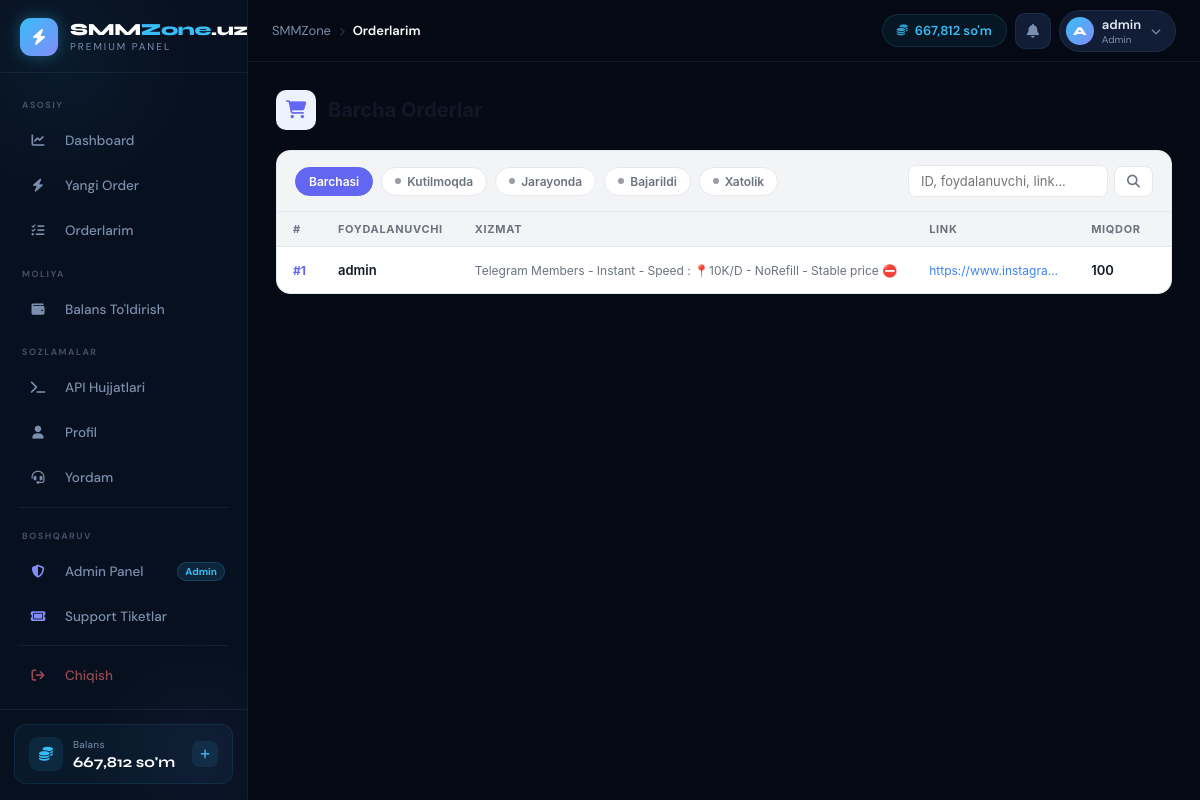
Page /admin/orders (signed in) on the committed database.
### tables this page shows
CREATE TABLE users (
    id           INTEGER PRIMARY KEY AUTOINCREMENT,
    username     TEXT UNIQUE NOT NULL,
    email        TEXT UNIQUE NOT NULL,
    password     TEXT NOT NULL,
    balance      REAL DEFAULT 0,
    role         TEXT DEFAULT 'user',
    api_key      TEXT UNIQUE,
    total_spent  REAL DEFAULT 0,
    total_orders INTEGER DEFAULT 0,
    ref_code     TEXT UNIQUE,
    referred_by  INTEGER,
    ref_earnings REAL DEFAULT 0,
    is_active    INTEGER DEFAULT 1,
    created_at   TEXT DEFAULT (datetime('now'))
);

CREATE TABLE orders (
    id              INTEGER PRIMARY KEY AUTOINCREMENT,
    user_id         INTEGER NOT NULL,
    service_id      INTEGER NOT NULL,
    provider_order_id TEXT,
    link            TEXT NOT NULL,
    quantity        INTEGER NOT NULL,
    price           REAL NOT NULL,
    start_count     INTEGER DEFAULT 0,
    remains         INTEGER DEFAULT 0,
    status          TEXT DEFAULT 'Pending',
    note            TEXT,
    created_at      TEXT DEFAULT (datetime('now')),
    updated_at      TEXT DEFAULT (datetime('now')),
    FOREIGN KEY(user_id)    REFERENCES users(id),
    FOREIGN KEY(service_id) REFERENCES services(id)
);

CREATE TABLE services (
    id              INTEGER PRIMARY KEY AUTOINCREMENT,
    category_id     INTEGER NOT NULL,
    provider_id     INTEGER,
    name            TEXT NOT NULL,
    description     TEXT,
    type            TEXT DEFAULT 'Default',
    platform        TEXT,
    price_per_1000  REAL NOT NULL,
    min_order       INTEGER DEFAULT 10,
    max_order       INTEGER DEFAULT 100000,
    is_active       INTEGER DEFAULT 1,
    created_at      TEXT DEFAULT (datetime('now')), name_uz TEXT, description_uz TEXT, is_recommended INTEGER DEFAULT 0,
    FOREIGN KEY(category_id) REFERENCES categories(id)
);

### services/admin_service.py (the view)
@admin_bp.route("/orders")
@admin_required
def orders():
    db     = get_db()
    status = request.args.get("status", "")
    q      = request.args.get("q", "")
    page   = max(1, int(request.args.get("page", 1)))
    limit  = 50
    where, params = [], []
    if status:
        where.append("o.status=?")
        params.append(status)
    if q:
        where.append("(u.username LIKE ? OR o.link LIKE ? OR CAST(o.id AS TEXT)=?)")
        params += [f"%{q}%", f"%{q}%", q]
    where_sql = (" WHERE " + " AND ".join(where)) if where else ""
    sql = (
        "SELECT o.id, o.status, o.price, o.quantity, o.link, o.created_at, "
        "u.username, s.name as svc_name "
        "FROM orders o "
        "JOIN users u ON o.user_id=u.id "
        "JOIN services s ON o.service_id=s.id"
        + where_sql
        + " ORDER BY o.created_at DESC LIMIT ? OFFSET ?"
    )
    rows  = r2l(db.execute(sql, params + [limit, (page-1)*limit]).fetchall())
    total = db.execute(
        "SELECT COUNT(*) FROM orders o JOIN users u ON o.user_id=u.id" + where_sql, params
    ).fetchone()[0]
    return render_template("admin/orders.html", orders=rows, page=page,
                           total=total, limit=limit, status=status, q=q)

### database/db.py (called while the page is built)
def get_db():
    if "db" not in g:
        g.db = sqlite3.connect(DATABASE)
        g.db.row_factory = sqlite3.Row
    return g.db

def r2l(rows):
    return [dict(row) for row in rows]

### main.py (called while the page is built)
@app.context_processor
def inject_globals():
    user_balance = 0
    if "user_id" in session:
        db = get_db()
        u  = db.execute("SELECT balance FROM users WHERE id=?", (session["user_id"],)).fetchone()
        if u: user_balance = u["balance"]
        session["balance"] = user_balance
    return {"site_name": Config.SITE_NAME, "user_balance": user_balance}

### templates/admin/orders.html (shortened to what this page needs)
{% extends "base.html" %}
{% block content %}
<div class="ao-wrap">
  <div class="ao-header">
    <div class="ao-header-icon"><i class="fas fa-shopping-cart"></i></div>
    <h1>Barcha Orderlar</h1>
  </div>
  <div class="ao-card">
    <div class="ao-toolbar">
      {% for st, lb in [("","Barchasi"),("Pending","Kutilmoqda"),("Processing","Jarayonda"),("Completed","Bajarildi"),("Failed","Xatolik")] %}
      <a href="/admin/orders?status={{ st }}{% if q %}&q={{ q }}{% endif %}"
         class="ao-filter {% if status == st %}active{% endif %}">
        {% if st %}<span class="dot"></span>{% endif %}
        {{ lb }}
      </a>
      {% endfor %}
      <form action="/admin/orders" method="get" class="ao-search">
        <input name="q" value="{{ q }}" class="ao-search-input"
               placeholder="ID, foydalanuvchi, link...">
        <button type="submit" class="ao-search-btn"><i class="fas fa-search"></i></button>
      </form>
    </div>
    <div class="ao-table-wrap">
      <table class="ao-table">
        <thead>
          <tr>
            <th>#</th>
            <th>Foydalanuvchi</th>
            <th>Xizmat</th>
            <th>Link</th>
            <th>Miqdor</th>
            <th>Narx</th>
          </tr>
        </thead>
        <tbody>
        {% for o in orders %}
        <tr>
          <td><span class="ao-id">#{{ o.id }}</span></td>
          <td><span class="ao-user">{{ o.username }}</span></td>
          <td><span class="ao-svc" title="{{ o.svc_name }}">{{ o.svc_name }}</span></td>
          <td><a href="{{ o.link }}" target="_blank" class="ao-link" title="{{ o.link }}">{{ o.link }}</a></td>
          <td><span class="ao-qty">{{ "{:,}".format(o.quantity) }}</span></td>
          <td><span class="ao-price">{{ "{:,.0f}".format(o.price) }}</span></td>
        </tr>
        {% endfor %}
        </tbody>
      </table>
    </div>
  </div>
</div>
{% endblock %}

### templates/base.html (shortened to what this page needs)
<!DOCTYPE html>
<html lang="uz">
<head>
<link rel="stylesheet" href="https://cdnjs.cloudflare.com/ajax/libs/font-awesome/6.5.0/css/all.min.css">
</head>
<body>
{% if 'user_id' in session %}
<aside class="sidebar" id="sidebar">
  <a href="/dashboard" class="sidebar-brand">
    <div class="brand-icon"><i class="fas fa-bolt"></i></div>
    <div class="brand-text">
      <div class="brand-name">SMM<span>Zone</span>.uz</div>
      <div class="brand-tag">PREMIUM PANEL</div>
    </div>
  </a>
  <nav class="sidebar-nav">
    <div class="nav-section-label">Asosiy</div>
    <a href="/dashboard" class="nav-item {% if request.path == '/dashboard' %}active{% endif %}">
      <div class="nav-item-icon"><i class="fas fa-chart-line"></i></div>
      <span class="nav-item-label">Dashboard</span>
    </a>
    <a href="/new-order" class="nav-item {% if request.path == '/new-order' %}active{% endif %}">
      <div class="nav-item-icon"><i class="fas fa-bolt"></i></div>
      <span class="nav-item-label">Yangi Order</span>
    </a>
    <a href="/orders" class="nav-item {% if request.path == '/orders' %}active{% endif %}">
      <div class="nav-item-icon"><i class="fas fa-list-check"></i></div>
      <span class="nav-item-label">Orderlarim</span>
    </a>
    <div class="nav-section-label">Moliya</div>
    <a href="/add-funds" class="nav-item {% if request.path == '/add-funds' %}active{% endif %}">
      <div class="nav-item-icon"><i class="fas fa-wallet"></i></div>
      <span class="nav-item-label">Balans To'ldirish</span>
    </a>
    <div class="nav-section-label">Sozlamalar</div>
    <a href="/api-docs" class="nav-item {% if request.path == '/api-docs' %}active{% endif %}">
      <div class="nav-item-icon"><i class="fas fa-terminal"></i></div>
      <span class="nav-item-label">API Hujjatlari</span>
    </a>
    <a href="/profile" class="nav-item {% if request.path == '/profile' %}active{% endif %}">
      <div class="nav-item-icon"><i class="fas fa-user"></i></div>
      <span class="nav-item-label">Profil</span>
    </a>
    <a href="/support" class="nav-item {% if request.path == '/support' %}active{% endif %}">
      <div class="nav-item-icon"><i class="fas fa-headset"></i></div>
      <span class="nav-item-label">Yordam</span>
    </a>
    {% if session.role == 'admin' %}
    <div class="nav-section-label">Boshqaruv</div>
    <a href="/admin/" class="nav-item is-admin {% if request.path == '/admin/' %}active{% endif %}">
      <div class="nav-item-icon"><i class="fas fa-shield-halved"></i></div>
      <span class="nav-item-label">Admin Panel</span>
      <span class="nav-item-badge">Admin</span>
    </a>
    <a href="/admin/support" class="nav-item is-admin {% if request.path == '/admin/support' %}active{% endif %}">
      <div class="nav-item-icon"><i class="fas fa-ticket"></i></div>
      <span class="nav-item-label">Support Tiketlar</span>
    </a>
    {% endif %}
    <a href="/logout" class="nav-item is-logout">
      <div class="nav-item-icon"><i class="fas fa-arrow-right-from-bracket"></i></div>
      <span class="nav-item-label">Chiqish</span>
    </a>
  </nav>
  <div class="sidebar-footer">
    <div class="sidebar-balance">
      <div class="sb-bal-icon"><i class="fas fa-coins"></i></div>
      <div>
        <div class="sb-bal-label">Balans</div>
        <div class="sb-bal-val">{{ "{:,.0f}".format(user_balance) }} so'm</div>
      </div>
      <a href="/add-funds" class="sb-bal-link" title="To'ldirish">
        <i class="fas fa-plus"></i>
      </a>
    </div>
  </div>
</aside>
<div class="main-wrap">
  <header class="topbar">
    <div class="topbar-breadcrumb">
      <span>SMMZone</span>
      <span class="bc-sep"><i class="fas fa-chevron-right" style="font-size:9px"></i></span>
      <span class="bc-current">
        {% if '/dashboard' in request.path %}Dashboard
        {% elif '/new-order' in request.path %}Yangi Order
        {% elif '/orders' in request.path %}Orderlarim
        {% elif '/add-funds' in request.path %}Balans
        {% elif '/profile' in request.path %}Profil
        {% elif '/api-docs' in request.path %}API
        {% elif '/support' in request.path %}Yordam
        {% elif '/admin' in request.path %}Admin
        {% else %}Sahifa{% endif %}
      </span>
    </div>
    <div class="topbar-right">
      <div class="topbar-balance">
        <i class="fas fa-coins"></i>
        <span>{{ "{:,.0f}".format(user_balance) }} so'm</span>
      </div>
      <a href="#" class="topbar-notif" title="Bildirishnomalar">
        <i class="fas fa-bell"></i>
      </a>
      <a href="/profile" class="topbar-user">
        <div class="topbar-user-avatar">{{ session.username[0].upper() if session.username else 'U' }}</div>
        <div>
          <div class="topbar-user-name">{{ session.username }}</div>
          <div class="topbar-user-role">{% if session.role == 'admin' %}Admin{% else %}Foydalanuvchi{% endif %}</div>
        </div>
        <i class="fas fa-chevron-down"></i>
      </a>
    </div>
  </header>
  <main class="content">
    {% block content %}{% endblock %}
  </main>
</div>
{% else %}
{% block auth_content %}{% endblock %}
{% endif %}
</body>
</html>

### templates/admin/orders.html (style rules this page uses)
.ao-wrap *, .ao-wrap *::before, .ao-wrap *::after { box-sizing: border-box; }
.ao-wrap { --p1: #6366f1; --p1l: #eef2ff; --p1h: #4f46e5; --green: #10b981; --greenl: #d1fae5; --yellow: #f59e0b; --yellowl: #fef3c7; --red: #ef4444; --redl: #fef2f2; --blue: #3b82f6; --bluel: #eff6ff; --muted: #6b7280; --border: #e5e7eb; --bg: #f3f4f6; --card: #ffffff; --text: #111827; font-family: -apple-system, BlinkMacSystemFont, 'Segoe UI', sans-serif; color: var(--text); }
.ao-header { display: flex; align-items: center; gap: 12px; margin-bottom: 20px; }
.ao-header-icon { width: 40px; height: 40px; border-radius: 10px; background: var(--p1l); display: flex; align-items: center; justify-content: center; color: var(--p1); font-size: 18px; }
.ao-header h1 { font-size: 20px; font-weight: 700; margin: 0; color: var(--text); }
.ao-card { background: var(--card); border: 1px solid var(--border); border-radius: 14px; overflow: hidden; }
.ao-toolbar { display: flex; align-items: center; gap: 8px; flex-wrap: wrap; padding: 14px 18px; border-bottom: 1px solid var(--border); background: var(--bg); }
.ao-filter { display: inline-flex; align-items: center; gap: 6px; padding: 6px 13px; border-radius: 20px; font-size: 12px; font-weight: 600; text-decoration: none; border: 1.5px solid var(--border); color: var(--muted); background: var(--card); transition: all 0.12s; white-space: nowrap; }
.ao-filter.active { background: var(--p1); border-color: var(--p1); color: #fff; }
.ao-filter .dot { width: 6px; height: 6px; border-radius: 50%; background: currentColor; opacity: 0.7; }
.ao-search { display: flex; align-items: center; gap: 6px; margin-left: auto; }
.ao-search-input { padding: 7px 12px; font-size: 13px; border: 1.5px solid var(--border); border-radius: 8px; background: var(--card); color: var(--text); outline: none; width: 200px; font-family: inherit; transition: border-color 0.15s; }
.ao-search-btn { padding: 7px 12px; border-radius: 8px; border: 1.5px solid var(--border); background: var(--card); color: var(--muted); cursor: pointer; font-size: 13px; transition: all 0.12s; }
.ao-table-wrap { overflow-x: auto; }
.ao-table { width: 100%; border-collapse: collapse; font-size: 13px; }
.ao-table thead tr { background: var(--bg); }
.ao-table th { padding: 10px 16px; text-align: left; font-size: 11px; font-weight: 700; text-transform: uppercase; letter-spacing: 0.06em; color: var(--muted); white-space: nowrap; border-bottom: 1px solid var(--border); }
.ao-table td { padding: 11px 16px; border-bottom: 1px solid var(--border); vertical-align: middle; }
.ao-table tbody tr:last-child td { border-bottom: none; }
.ao-id { font-weight: 700; color: var(--p1); font-size: 12px; }
.ao-user { font-weight: 600; color: var(--text); }
.ao-svc { max-width: 130px; overflow: hidden; text-overflow: ellipsis; white-space: nowrap; color: var(--muted); font-size: 12px; }
.ao-link { max-width: 130px; overflow: hidden; text-overflow: ellipsis; white-space: nowrap; display: block; color: var(--blue); text-decoration: none; font-size: 12px; }
.ao-qty { font-weight: 600; }

### rows in the picture
users: balance "667,812"
orders: id "1", username "admin", svc_name "Telegram Members - Instant - Speed : 📍10K/D - NoRefill - Stable price ⛔", link "https://www.instagra…", quantity "100"

### other values in the picture
{{ session.username[0].upper() if session.username else 'U' }} "A"
{{ session.username }} "admin"
{{ lb }} "Barchasi" "Kutilmoqda" "Jarayonda" "Bajarildi" "Xatolik"
